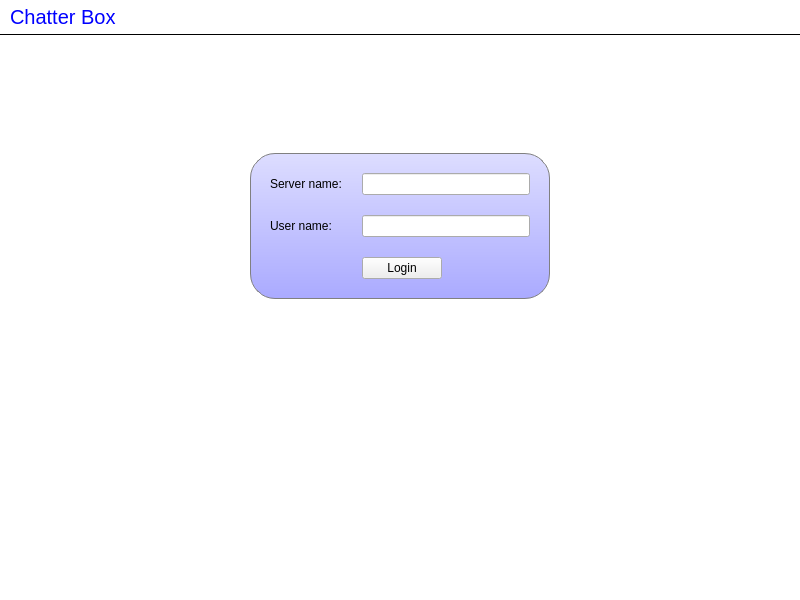
<?xml version="1.0" encoding="UTF-8"?>
<ui version="4.0">
 <class>MainWindow</class>
 <widget class="QMainWindow" name="MainWindow">
  <property name="geometry">
   <rect>
    <x>0</x>
    <y>0</y>
    <width>800</width>
    <height>600</height>
   </rect>
  </property>
  <property name="windowTitle">
   <string>MainWindow</string>
  </property>
  <property name="styleSheet">
   <string notr="true">#titleLabel {
background: white;
color: blue;
font-size: 20px;
border: none;
border-bottom:  1px solid black;
padding: 5px;
}

#mainFrame {
border: none;
background: white;
}

#loginFrame {
background: qlineargradient(x1: 0, y1: 0, x2: 0, y2: 1, stop: 0 #ddf, stop: 1 #aaf);
border: 1px solid gray;
padding: 10px;
border-radius: 25px;
}</string>
  </property>
  <widget class="QWidget" name="centralwidget">
   <layout class="QVBoxLayout" name="verticalLayout">
    <property name="spacing">
     <number>0</number>
    </property>
    <property name="leftMargin">
     <number>0</number>
    </property>
    <property name="topMargin">
     <number>0</number>
    </property>
    <property name="rightMargin">
     <number>0</number>
    </property>
    <property name="bottomMargin">
     <number>0</number>
    </property>
    <item>
     <widget class="QLabel" name="titleLabel">
      <property name="sizePolicy">
       <sizepolicy hsizetype="Preferred" vsizetype="Fixed">
        <horstretch>0</horstretch>
        <verstretch>0</verstretch>
       </sizepolicy>
      </property>
      <property name="text">
       <string>Chatter Box</string>
      </property>
     </widget>
    </item>
    <item>
     <widget class="QFrame" name="mainFrame">
      <property name="frameShape">
       <enum>QFrame::StyledPanel</enum>
      </property>
      <layout class="QVBoxLayout" name="verticalLayout_2">
       <item>
        <widget class="QStackedWidget" name="stackedWidget">
         <property name="currentIndex">
          <number>1</number>
         </property>
         <widget class="QWidget" name="chatPage">
          <layout class="QGridLayout" name="gridLayout">
           <item row="0" column="0">
            <widget class="QTextEdit" name="roomTextEdit">
             <property name="readOnly">
              <bool>true</bool>
             </property>
            </widget>
           </item>
           <item row="0" column="1" colspan="2">
            <widget class="QListWidget" name="userListWidget"/>
           </item>
           <item row="1" column="0" colspan="2">
            <widget class="QLineEdit" name="sayLineEdit"/>
           </item>
           <item row="1" column="2">
            <widget class="QPushButton" name="sayButton">
             <property name="sizePolicy">
              <sizepolicy hsizetype="Fixed" vsizetype="Fixed">
               <horstretch>0</horstretch>
               <verstretch>0</verstretch>
              </sizepolicy>
             </property>
             <property name="maximumSize">
              <size>
               <width>50</width>
               <height>16777215</height>
              </size>
             </property>
             <property name="text">
              <string>Say</string>
             </property>
            </widget>
           </item>
          </layout>
         </widget>
         <widget class="QWidget" name="loginPage">
          <layout class="QGridLayout" name="gridLayout_3">
           <item row="1" column="1">
            <widget class="QFrame" name="loginFrame">
             <property name="sizePolicy">
              <sizepolicy hsizetype="Fixed" vsizetype="Fixed">
               <horstretch>0</horstretch>
               <verstretch>0</verstretch>
              </sizepolicy>
             </property>
             <property name="minimumSize">
              <size>
               <width>300</width>
               <height>0</height>
              </size>
             </property>
             <property name="frameShape">
              <enum>QFrame::StyledPanel</enum>
             </property>
             <layout class="QGridLayout" name="gridLayout_2">
              <property name="spacing">
               <number>20</number>
              </property>
              <item row="0" column="0">
               <widget class="QLabel" name="label">
                <property name="text">
                 <string>Server name:</string>
                </property>
               </widget>
              </item>
              <item row="0" column="1">
               <widget class="QLineEdit" name="serverLineEdit"/>
              </item>
              <item row="1" column="0">
               <widget class="QLabel" name="label_2">
                <property name="text">
                 <string>User name:</string>
                </property>
               </widget>
              </item>
              <item row="1" column="1">
               <widget class="QLineEdit" name="userLineEdit"/>
              </item>
              <item row="2" column="1">
               <widget class="QPushButton" name="loginButton">
                <property name="sizePolicy">
                 <sizepolicy hsizetype="Fixed" vsizetype="Fixed">
                  <horstretch>0</horstretch>
                  <verstretch>0</verstretch>
                 </sizepolicy>
                </property>
                <property name="text">
                 <string>Login</string>
                </property>
               </widget>
              </item>
             </layout>
            </widget>
           </item>
           <item row="1" column="2">
            <spacer name="horizontalSpacer_2">
             <property name="orientation">
              <enum>Qt::Horizontal</enum>
             </property>
             <property name="sizeHint" stdset="0">
              <size>
               <width>223</width>
               <height>20</height>
              </size>
             </property>
            </spacer>
           </item>
           <item row="0" column="1">
            <spacer name="verticalSpacer">
             <property name="orientation">
              <enum>Qt::Vertical</enum>
             </property>
             <property name="sizeType">
              <enum>QSizePolicy::Fixed</enum>
             </property>
             <property name="sizeHint" stdset="0">
              <size>
               <width>20</width>
               <height>100</height>
              </size>
             </property>
            </spacer>
           </item>
           <item row="1" column="0">
            <spacer name="horizontalSpacer">
             <property name="orientation">
              <enum>Qt::Horizontal</enum>
             </property>
             <property name="sizeHint" stdset="0">
              <size>
               <width>223</width>
               <height>20</height>
              </size>
             </property>
            </spacer>
           </item>
           <item row="2" column="1">
            <spacer name="verticalSpacer_2">
             <property name="orientation">
              <enum>Qt::Vertical</enum>
             </property>
             <property name="sizeHint" stdset="0">
              <size>
               <width>20</width>
               <height>267</height>
              </size>
             </property>
            </spacer>
           </item>
          </layout>
         </widget>
        </widget>
       </item>
      </layout>
     </widget>
    </item>
   </layout>
  </widget>
 </widget>
 <tabstops>
  <tabstop>serverLineEdit</tabstop>
  <tabstop>userLineEdit</tabstop>
  <tabstop>loginButton</tabstop>
  <tabstop>roomTextEdit</tabstop>
  <tabstop>userListWidget</tabstop>
  <tabstop>sayLineEdit</tabstop>
  <tabstop>sayButton</tabstop>
 </tabstops>
 <resources/>
 <connections>
  <connection>
   <sender>sayLineEdit</sender>
   <signal>returnPressed()</signal>
   <receiver>sayButton</receiver>
   <slot>animateClick()</slot>
   <hints>
    <hint type="sourcelabel">
     <x>331</x>
     <y>564</y>
    </hint>
    <hint type="destinationlabel">
     <x>768</x>
     <y>570</y>
    </hint>
   </hints>
  </connection>
  <connection>
   <sender>serverLineEdit</sender>
   <signal>returnPressed()</signal>
   <receiver>userLineEdit</receiver>
   <slot>setFocus()</slot>
   <hints>
    <hint type="sourcelabel">
     <x>391</x>
     <y>188</y>
    </hint>
    <hint type="destinationlabel">
     <x>470</x>
     <y>238</y>
    </hint>
   </hints>
  </connection>
  <connection>
   <sender>userLineEdit</sender>
   <signal>returnPressed()</signal>
   <receiver>loginButton</receiver>
   <slot>animateClick()</slot>
   <hints>
    <hint type="sourcelabel">
     <x>529</x>
     <y>238</y>
    </hint>
    <hint type="destinationlabel">
     <x>389</x>
     <y>275</y>
    </hint>
   </hints>
  </connection>
 </connections>
</ui>
